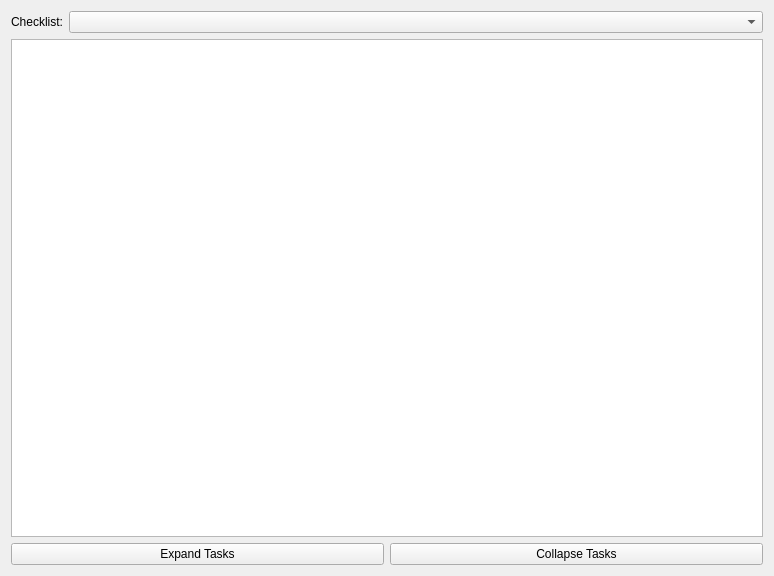
<?xml version="1.0" encoding="UTF-8"?>
<ui version="4.0">
 <class>Checklist</class>
 <widget class="QWidget" name="Checklist">
  <property name="geometry">
   <rect>
    <x>0</x>
    <y>0</y>
    <width>774</width>
    <height>576</height>
   </rect>
  </property>
  <property name="windowTitle">
   <string>Form</string>
  </property>
  <layout class="QGridLayout" name="gridLayout">
   <item row="0" column="1">
    <widget class="QComboBox" name="list_selection">
     <property name="sizePolicy">
      <sizepolicy hsizetype="Expanding" vsizetype="Fixed">
       <horstretch>0</horstretch>
       <verstretch>0</verstretch>
      </sizepolicy>
     </property>
     <item>
      <property name="text">
       <string/>
      </property>
     </item>
    </widget>
   </item>
   <item row="0" column="0">
    <widget class="QLabel" name="checklist_label">
     <property name="sizePolicy">
      <sizepolicy hsizetype="Minimum" vsizetype="Preferred">
       <horstretch>0</horstretch>
       <verstretch>0</verstretch>
      </sizepolicy>
     </property>
     <property name="text">
      <string>Checklist:</string>
     </property>
    </widget>
   </item>
   <item row="1" column="0" colspan="2">
    <widget class="QTreeWidget" name="tree">
     <attribute name="headerVisible">
      <bool>false</bool>
     </attribute>
     <column>
      <property name="text">
       <string>Tasks</string>
      </property>
     </column>
    </widget>
   </item>
   <item row="2" column="0" colspan="2">
    <layout class="QHBoxLayout" name="horizontalLayout">
     <item>
      <widget class="QPushButton" name="expand_button">
       <property name="text">
        <string>Expand Tasks</string>
       </property>
      </widget>
     </item>
     <item>
      <widget class="QPushButton" name="collapse_button">
       <property name="text">
        <string>Collapse Tasks</string>
       </property>
      </widget>
     </item>
    </layout>
   </item>
  </layout>
 </widget>
 <resources/>
 <connections/>
</ui>
